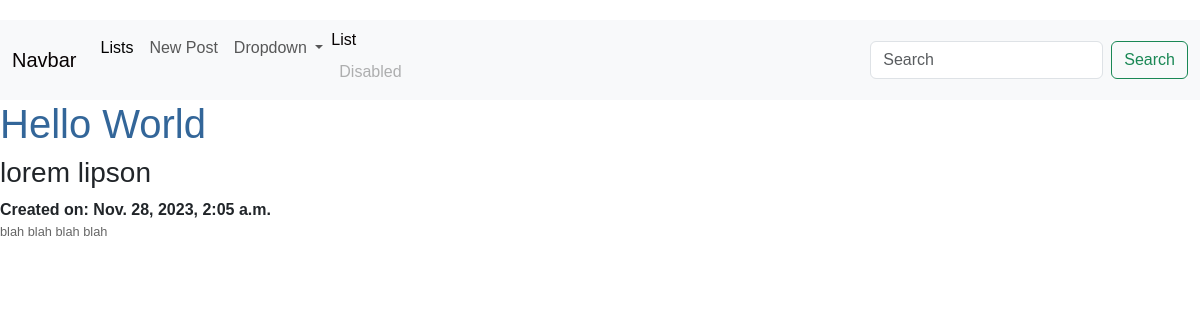
The app's page /posts/1/ with its own data.
### posts/models.py (models this page shows, shortened)
class Post(models.Model):  # Inherits from models.Model
    title = models.CharField(max_length=128)    # CharField is for short text with a limit
    subtitle = models.CharField(max_length=256)
    body = models.TextField()   # TextField is for longer text without a limit
    created_on = models.DateTimeField(auto_now_add=True)    # auto_now_add=True sets the field to now when the object is first created.

### posts/views.py (the view)
# urls.py: path('<int:pk>/', PostDetailView.as_view(), name='detail'),
class PostDetailView(DetailView):
    template_name = 'posts/detail.html'
    model = Post

### templates/posts/detail.html (shortened to what this page needs)
{% extends 'base.html' %}
{% block content %}
        <h1>{{ post.title }}</h1>
        <h3>{{ post.subtitle }}</h3>
        <strong>Created on: {{post.created_on }}</strong>
        <p>{{ post.body }}</p>
{% endblock content %}

### static/css/base.css (style rules this page uses)
h1 { color: #369; font-family: Arial, Helvetica, sans-serif; font-size: 250%; font-weight: normal; }
body { font-family: "Lucida Sans Unicode", "Lucida Grande", sans-serif; font-size: 100%; }
p { color: #666; font-size: 80%; }

### records on screen
Post: title "Hello World", subtitle "lorem lipson", created_on "Nov. 28, 2023, 2:05 a.m.", body "blah blah blah blah"
